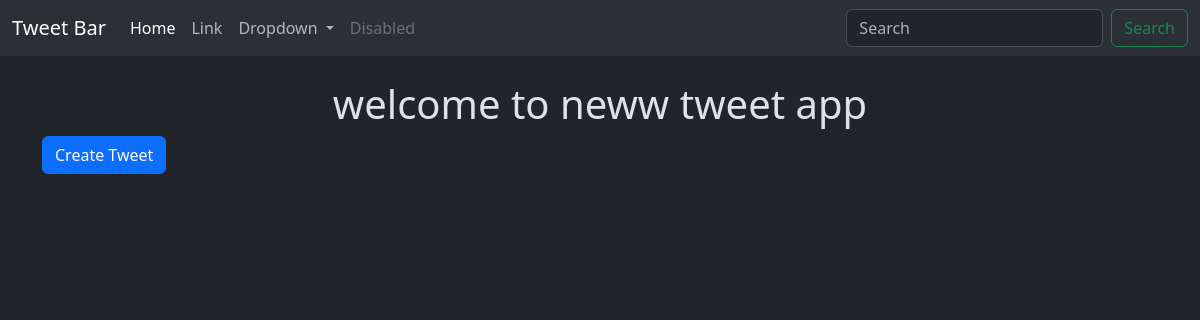
The app's page /tweet/, older data.
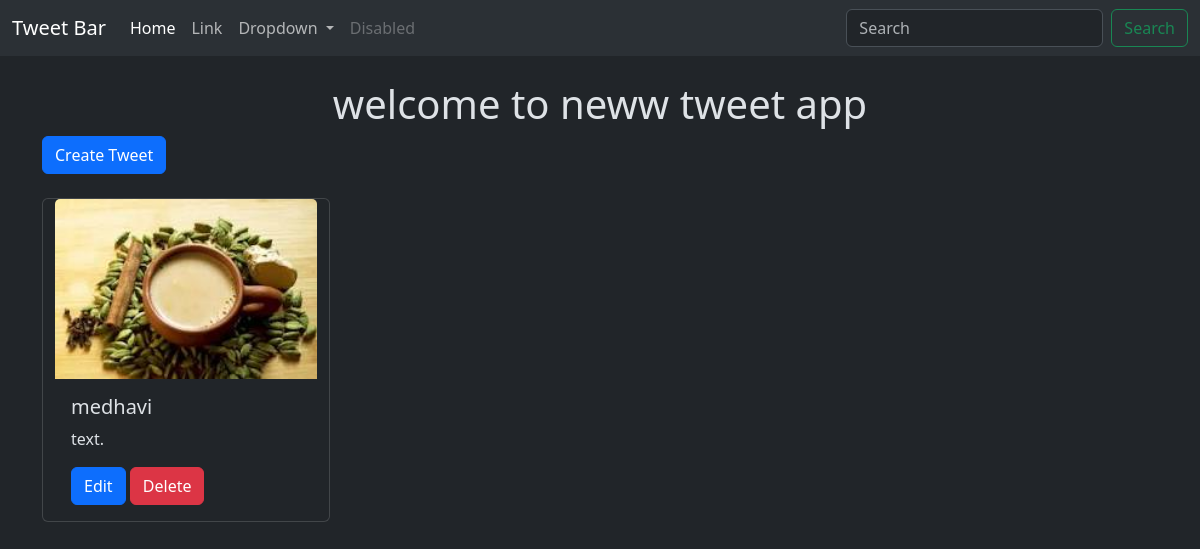
The same page, newer data.
### tweets/models.py (models this page shows, shortened)
class Tweet(models.Model):
    user = models.ForeignKey(User, on_delete=models.CASCADE)
    text = models.CharField(max_length=280)
    photo = models.ImageField(upload_to='photos/', blank=True, null=True)
    created_at = models.DateTimeField(auto_now_add=True)
    updated_at = models.DateTimeField(auto_now=True)

### tweets/views.py (the view)
# urls.py: path('', views.tweet_list, name='index'),
def tweet_list(request):
    tweets = Tweet.objects.all().order_by('-created_at')
    return render(request, 'tweet_list.html', {'tweets': tweets})

### tweets/templates/tweet_list.html (shortened to what this page needs)
{% extends "layout.html" %}
{% block content  %}
<h1 class="text-center mt-4">
    welcome to neww tweet app
</h1>
<a href="{% url 'tweet_create' %}" class="btn btn-primary mb-4">Create Tweet</a>
<div class="container row gap-3">
    {% for tweet in  tweets %}
      <div class="card" style="width: 18rem;">
  <img src="{{tweet.photo.url}}" class="card-img-top" alt="...">
  <div class="card-body">
    <h5 class="card-title">{{tweet.user.username}}</h5>
    <p class="card-text">{{tweet.text}}.</p>
    <a href="{% url 'tweet_edit' tweet.id %}" class="btn btn-primary">Edit</a>
    <a href="{% url 'tweet_delete' tweet.id %}" class="btn btn-primary btn-danger">Delete</a>
  </div>
</div>
    {% endfor %}
</div>
{% endblock  %}

### templates/layout.html (shortened to what this page needs)
{% load static %}
<!DOCTYPE html>
<html lang="en" data-bs-theme="dark">
<head>
    <link href="https://cdn.jsdelivr.net/npm/bootstrap@5.3.8/dist/css/bootstrap.min.css" rel="stylesheet">
</head>
<body >
    <nav class="navbar navbar-expand-lg bg-body-tertiary">
  <div class="container-fluid">
    <a class="navbar-brand" href="#">Tweet Bar</a>
    <div class="collapse navbar-collapse" id="navbarSupportedContent">
      <ul class="navbar-nav me-auto mb-2 mb-lg-0">
        <li class="nav-item">
          <a class="nav-link active" aria-current="page" href="#">Home</a>
        </li>
        <li class="nav-item">
          <a class="nav-link" href="#">Link</a>
        </li>
        <li class="nav-item dropdown">
          <a class="nav-link dropdown-toggle" href="#" role="button" data-bs-toggle="dropdown" aria-expanded="false">
            Dropdown
          </a>
        </li>
        <li class="nav-item">
          <a class="nav-link disabled" aria-disabled="true">Disabled</a>
        </li>
      </ul>
      <form class="d-flex" role="search">
        <input class="form-control me-2" type="search" placeholder="Search" aria-label="Search"/>
        <button class="btn btn-outline-success" type="submit">Search</button>
      </form>
    </div>
  </div>
</nav>
    <div class="container">
        {% block content  %}
        {% endblock  %}
    </div>
</body>
</html>

Row changes from the older to the newer data that the page shows:
added Tweet: photo (picture), user.username "medhavi", text "text"
